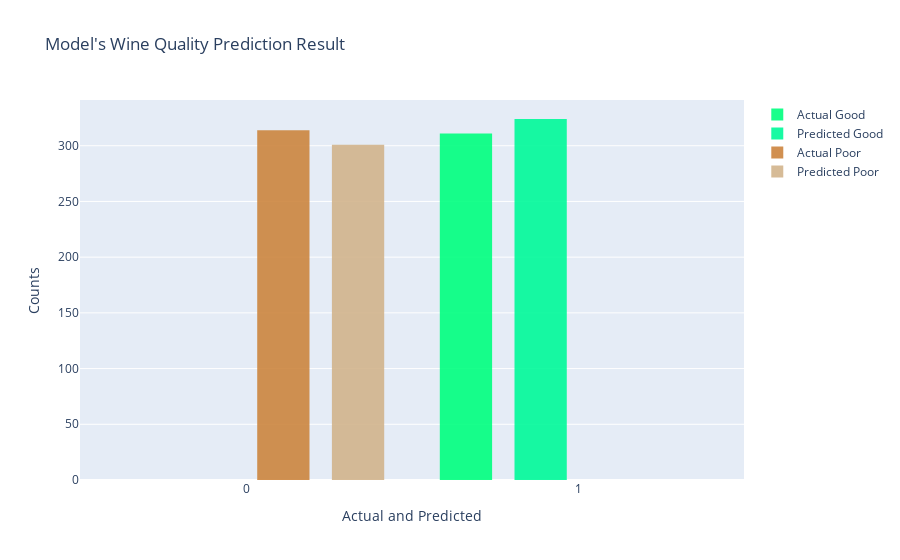

The code cell stored with this chart in its notebook:
### Markdown cell above
From the above ROC Curve, we visualise that the model has an **AUC score of** ***0.99.*** This means that the prediction model is working effeciently.

We can also visualise the performance of the model during testing phase using the histogram plot as shown below.

### Code cell
act_pos = y_test[y_test == 1]
pred_pos = pred_svc[pred_svc == 1]
act_neg = y_test[y_test == 0]
pred_neg = pred_svc[pred_svc == 0]

fig1 = go.Figure()

fig1.add_traces(go.Histogram(x = act_pos, name='Actual Good', marker_color='springgreen', opacity=0.9))

fig1.add_traces(go.Histogram(x = pred_pos, name='Predicted Good', marker_color='mediumspringgreen', opacity=0.9))

fig1.add_traces(go.Histogram(x = act_neg, name='Actual Poor', marker_color='peru', opacity=0.9))

fig1.add_traces(go.Histogram(x = pred_neg, name='Predicted Poor', marker_color='tan', opacity=0.9))

fig1.update_layout(title_text="Model's Wine Quality Prediction Result", xaxis_title_text='Actual and Predicted',
                   yaxis_title_text='Counts', bargap=0.1, bargroupgap=0.3)

fig1.show()

### Figure 1 — Plotly figure (JSON) as saved in the notebook; plotly's stock layout.template omitted (floating-point values rounded to 4 significant figures; data arrays with more than 128 entries replaced by an {"elided": "..."} marker saying what was removed)
{"data": [{"marker": {"color": "springgreen"}, "name": "Actual Good", "opacity": 0.9, "type": "histogram", "x": {"elided": "311 int values"}}, {"marker": {"color": "mediumspringgreen"}, "name": "Predicted Good", "opacity": 0.9, "type": "histogram", "x": {"elided": "324 int values"}}, {"marker": {"color": "peru"}, "name": "Actual Poor", "opacity": 0.9, "type": "histogram", "x": {"elided": "314 int values"}}, {"marker": {"color": "tan"}, "name": "Predicted Poor", "opacity": 0.9, "type": "histogram", "x": {"elided": "301 int values"}}], "layout": {"bargap": 0.1, "bargroupgap": 0.3, "title": {"text": "Model's Wine Quality Prediction Result"}, "xaxis": {"title": {"text": "Actual and Predicted"}}, "yaxis": {"title": {"text": "Counts"}}}}
